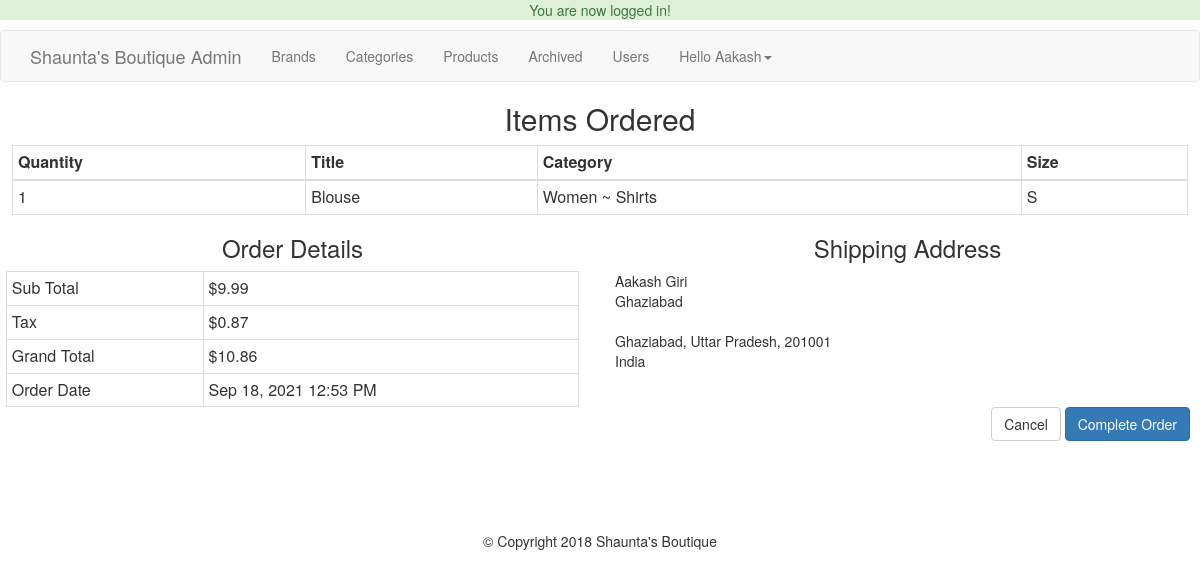
/admin/orders.php?txn_id=1 (signed in), run on the app's committed database.
### tables this page shows
CREATE TABLE `products` (
  `id` int(11) NOT NULL,
  `title` varchar(255) NOT NULL,
  `price` decimal(10,2) NOT NULL,
  `list_price` decimal(10,2) NOT NULL,
  `brand` int(11) NOT NULL,
  `categories` varchar(255) NOT NULL,
  `image` text NOT NULL,
  `description` text NOT NULL,
  `featured` tinyint(4) NOT NULL DEFAULT 0,
  `sizes` text NOT NULL,
  `deleted` tinyint(4) NOT NULL DEFAULT 0
);

CREATE TABLE `categories` (
  `id` int(11) NOT NULL,
  `category` varchar(255) NOT NULL,
  `parent` int(11) NOT NULL DEFAULT 0
);

CREATE TABLE `transactions` (
  `id` int(11) NOT NULL,
  `charge_id` varchar(255) NOT NULL,
  `cart_id` int(11) NOT NULL,
  `full_name` varchar(255) NOT NULL,
  `email` varchar(175) NOT NULL,
  `street` varchar(255) NOT NULL,
  `street2` varchar(255) NOT NULL,
  `city` varchar(175) NOT NULL,
  `state` varchar(175) NOT NULL,
  `zip_code` varchar(50) NOT NULL,
  `country` varchar(175) NOT NULL,
  `sub_total` decimal(10,2) NOT NULL,
  `tax` decimal(10,2) NOT NULL,
  `grand_total` decimal(10,2) NOT NULL,
  `description` text NOT NULL,
  `txn_type` varchar(255) DEFAULT NULL,
  `txn_date` timestamp NOT NULL DEFAULT current_timestamp() ON UPDATE current_timestamp()
);

### helpers/helper.php (called while the page is built, shortened)
<?php
	function sanitize($dirty){
		return htmlentities($dirty, ENT_QUOTES, "UTF-8");
	}
	function money($number){
		return "$".number_format($number,2);
	}
	function pretty_date($date){
		return date("M d, Y h:i A", strtotime($date));
	}
?>

### admin/orders.php (the view, shortened to what this page needs)
<?php
    require_once "../core/db.php";
	include "includes/header.php";
	include "includes/navigation.php";
	$txn_id = sanitize((int)$_GET["txn_id"]);
	$txnQuery = $conn->query("select * from transactions where id = '$txn_id'");
	$txn = mysqli_fetch_assoc($txnQuery);
	$cart_id = $txn["cart_id"];
	$cartQ = $conn->query("select * from cart where id = '$cart_id'");
	$cart = mysqli_fetch_assoc($cartQ);
	$items = json_decode($cart["items"], true);
	$idArray = array();
	$products = array();
	foreach($items as $item){
		$idArray[] = $item["id"];
	}
	$ids = implode(',',$idArray);
	$productQ = $conn->query("
	    select i.id as id, i.title as title, c.id as cid, c.category as child, p.category as parent
		from products i
		left join categories c on i.categories = c.id
		left join  categories p on c.parent = p.id
		where i.id in({$ids})");
	while($p = mysqli_fetch_assoc($productQ)){
		foreach($items as $item){
			if($item["id"] == $p["id"]){
				$x = $item;
				continue;
			}
		}
		$products[] = array_merge($x, $p);
	}
?>
	<h2 class="text-center">Items Ordered</h2>
	<table class="table table-condensed table-bordered table-stripped">
		<thead>
			<th>Quantity</th>
			<th>Title</th>
			<th>Category</th>
			<th>Size</th>
			<tbody>
			<?php foreach($products as $product): ?>
				<tr>
					<td><?=$product["quantity"];?></td>
					<td><?=$product["title"];?></td>
					<td><?=$product["parent"].' ~ '.$product["child"];?></td>
					<td><?=$product["size"];?></td>
				</tr>
			<?php endforeach; ?>
			</tbody>
		</thead>
	</table>
	<div class="row">
		<div class="col-md-6">
			<h3 class="text-center">Order Details</h3>
			<table class="table table-condensed table-bordered table-stripped">
				<tbody>
					<tr>
						<td>Sub Total</td>
						<td><?=money($txn["sub_total"]);?></td>
					</tr>
					<tr>
						<td>Tax</td>
						<td><?=money($txn["tax"]);?></td>
					</tr>
					<tr>
						<td>Grand Total</td>
						<td><?=money($txn["grand_total"]);?></td>
					</tr>
					<tr>
						<td>Order Date</td>
						<td><?=pretty_date($txn["txn_date"]);?></td>
					</tr>
				</tbody>
			</table>
		</div>
		<div class="col-md-6">
			<h3 class="text-center">Shipping Address</h3>
			<address>
			    <?=$txn["full_name"];?><br>
				<?=$txn["street"];?><br>
				<?=($txn["street2"] != '') ? $txn["street2"] : '';?><br>
				<?=$txn["city"].', '.$txn["state"].', '.$txn["zip_code"];?><br>
				<?=$txn["country"];?><br>
			</address>
		</div>
	</div>
	<div class="pull-right">
	    <a href="index.php" class="btn btn-large btn-default">Cancel</a>
		<a href="orders.php?complete=1&cart_id=<?=$cart_id;?>" class="btn btn-large btn-primary" style="margin-right:10px;">Complete Order</a>
	</div>
<?php
    require "includes/footer.php";
?>

### css/main.css (style rules this page uses)
.table { width: 98%!important; margin: 0 auto!important; }

### data on the page
products: quantity "1", title "Blouse", categories.category "Women", categories.category "Shirts", size "S"
transactions: sub_total "$9.99", tax "$0.87", grand_total "$10.86", txn_date "Sep 18, 2021 12:53 PM", full_name "Aakash Giri", street "Ghaziabad", city "Ghaziabad", state "Uttar Pradesh", zip_code "201001", country "India"

### other printed values
$_SESSION['success_flash'] "You are now logged in!"
$user_data["first"] "Aakash"
